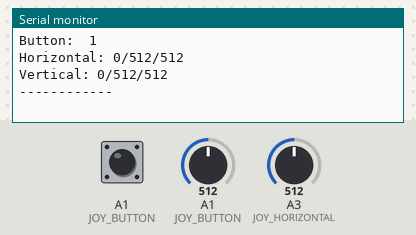
A program run on a simulated Arduino Uno, built with avr-gcc and run on an emulated ATmega328P. On the bench: the last lines printed to the serial monitor. Inputs (shaded band) come from the test bench; at power-on: A1 (JOY_BUTTON) = 512, A3 (JOY_HORIZONTAL) = 512, A1 (JOY_BUTTON) HIGH.

Above: at 3.2 s.
3.3 s: A1 (JOY_BUTTON) set to 716
At 5.5 s:
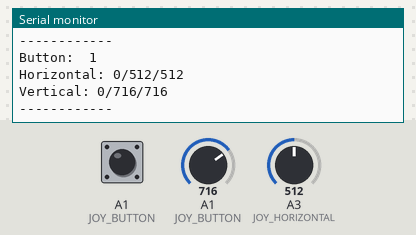
7.1 s: A3 (JOY_HORIZONTAL) set to 716
At 9.1 s:
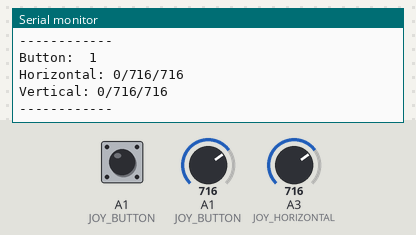
10.9 s: A1 (JOY_BUTTON) pulled LOW for 3 s
15.4 s: A1 (JOY_BUTTON) set to 1023
At 18.5 s:
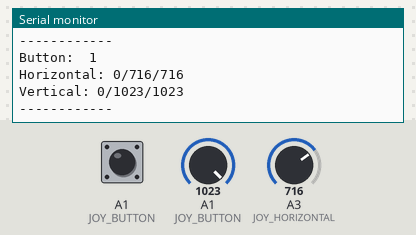
23.0 s: A3 (JOY_HORIZONTAL) set to 900
At 24.6 s:
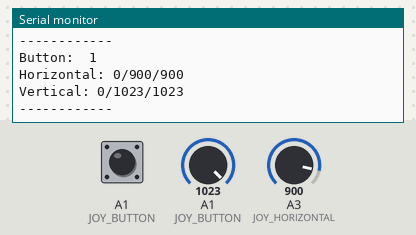
Timing chart, 0 to 26.1 s (numbered marks = the images above; inputs shaded):
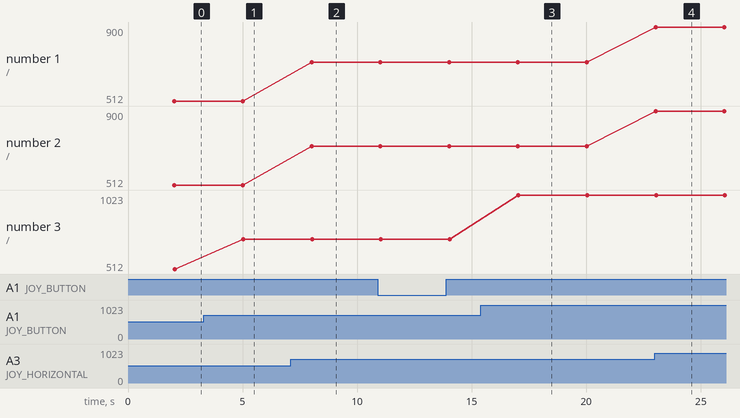

The program:

main.cpp
```cpp
#include <Arduino.h>

/*
Print the values read on serial
Values range from 0 to 1024
Stationary value is around 512
*/

#define JOY_BUTTON 15
#define JOY_VERTICAL A1
#define JOY_HORIZONTAL A3

void setup() {
  // set up the LCD's number of columns and rows:
  delay(2000);

  pinMode(JOY_BUTTON, INPUT_PULLUP);

  Serial.begin(9600);
}

uint32_t h_max = 0;
uint32_t h_min = 0;

uint32_t v_max = 0;
uint32_t v_min = 0;

void loop() {
  Serial.print("Button:  ");
  Serial.print(digitalRead(JOY_BUTTON));
  Serial.print("\n");

  uint32_t h_val = analogRead(JOY_HORIZONTAL);
  h_max = max(h_val, h_max);
  h_min = min(h_val, h_min);
  Serial.print("Horizontal: ");
  Serial.print(h_min);
  Serial.print("/");
  Serial.print(h_val);
  Serial.print("/");
  Serial.print(h_max);
  Serial.print("\n");

  uint32_t v_val = analogRead(JOY_VERTICAL);
  v_max = max(v_val, v_max);
  v_min = min(v_val, v_min);
  Serial.print("Vertical: ");
  Serial.print(v_min);
  Serial.print("/");
  Serial.print(v_val);
  Serial.print("/");
  Serial.print(v_max);
  Serial.print("\n------------\n");
  delay(3000);
}
```

Measured:
- after the input at 3.3 s, the serial monitor: prints a new line after 1.7 s (image 1)
- after the input at 7.1 s, the serial monitor: prints a new line after 0.91 s (image 2)
- after the input at 15.4 s, the serial monitor: prints a new line after 1.6 s (image 3)
- after the input at 23.0 s, the serial monitor: prints a new line at once (image 4)
- plotted number 1: 716 → 900 after the input at 23.0 s
- plotted number 2: 716 → 900 after the input at 23.0 s
- plotted number 3: 512 → 716 after the input at 3.3 s, 716 → 1023 after the input at 15.4 s
